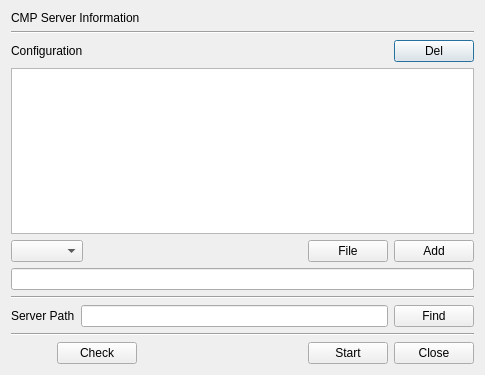
<?xml version="1.0" encoding="UTF-8"?>
<ui version="4.0">
 <class>CMPSrvDlg</class>
 <widget class="QDialog" name="CMPSrvDlg">
  <property name="geometry">
   <rect>
    <x>0</x>
    <y>0</y>
    <width>485</width>
    <height>375</height>
   </rect>
  </property>
  <property name="windowTitle">
   <string>CMP Server Windows</string>
  </property>
  <layout class="QVBoxLayout" name="verticalLayout">
   <item>
    <widget class="QLabel" name="label">
     <property name="text">
      <string>CMP Server Information</string>
     </property>
    </widget>
   </item>
   <item>
    <widget class="Line" name="line">
     <property name="orientation">
      <enum>Qt::Horizontal</enum>
     </property>
    </widget>
   </item>
   <item>
    <layout class="QGridLayout" name="gridLayout">
     <item row="0" column="2">
      <widget class="QPushButton" name="mDelBtn">
       <property name="text">
        <string>Del</string>
       </property>
      </widget>
     </item>
     <item row="0" column="0">
      <widget class="QLabel" name="label_2">
       <property name="text">
        <string>Configuration</string>
       </property>
      </widget>
     </item>
     <item row="0" column="1">
      <spacer name="horizontalSpacer_3">
       <property name="orientation">
        <enum>Qt::Horizontal</enum>
       </property>
       <property name="sizeHint" stdset="0">
        <size>
         <width>40</width>
         <height>20</height>
        </size>
       </property>
      </spacer>
     </item>
    </layout>
   </item>
   <item>
    <widget class="QTableWidget" name="mConfigTable">
     <property name="contextMenuPolicy">
      <enum>Qt::CustomContextMenu</enum>
     </property>
    </widget>
   </item>
   <item>
    <layout class="QGridLayout" name="gridLayout_2">
     <property name="topMargin">
      <number>0</number>
     </property>
     <item row="0" column="0">
      <widget class="QComboBox" name="mNameCombo"/>
     </item>
     <item row="0" column="1">
      <spacer name="horizontalSpacer_2">
       <property name="orientation">
        <enum>Qt::Horizontal</enum>
       </property>
       <property name="sizeHint" stdset="0">
        <size>
         <width>40</width>
         <height>20</height>
        </size>
       </property>
      </spacer>
     </item>
     <item row="0" column="3">
      <widget class="QPushButton" name="mAddBtn">
       <property name="text">
        <string>Add</string>
       </property>
      </widget>
     </item>
     <item row="0" column="2">
      <widget class="QPushButton" name="mFileFindBtn">
       <property name="text">
        <string>File</string>
       </property>
      </widget>
     </item>
    </layout>
   </item>
   <item>
    <widget class="QLineEdit" name="mValueText"/>
   </item>
   <item>
    <widget class="Line" name="line_3">
     <property name="orientation">
      <enum>Qt::Horizontal</enum>
     </property>
    </widget>
   </item>
   <item>
    <layout class="QGridLayout" name="gridLayout_4">
     <property name="topMargin">
      <number>0</number>
     </property>
     <item row="0" column="1">
      <widget class="QLineEdit" name="mServerPathText"/>
     </item>
     <item row="0" column="0">
      <widget class="QLabel" name="label_3">
       <property name="text">
        <string>Server Path</string>
       </property>
      </widget>
     </item>
     <item row="0" column="2">
      <widget class="QPushButton" name="mFindBtn">
       <property name="text">
        <string>Find</string>
       </property>
      </widget>
     </item>
    </layout>
   </item>
   <item>
    <widget class="Line" name="line_2">
     <property name="orientation">
      <enum>Qt::Horizontal</enum>
     </property>
    </widget>
   </item>
   <item>
    <layout class="QGridLayout" name="gridLayout_3">
     <property name="topMargin">
      <number>0</number>
     </property>
     <item row="0" column="4">
      <widget class="QPushButton" name="mCloseBtn">
       <property name="text">
        <string>Close</string>
       </property>
      </widget>
     </item>
     <item row="0" column="1">
      <widget class="QPushButton" name="mCheckBtn">
       <property name="text">
        <string>Check</string>
       </property>
      </widget>
     </item>
     <item row="0" column="3">
      <widget class="QPushButton" name="mStartBtn">
       <property name="text">
        <string>Start</string>
       </property>
      </widget>
     </item>
     <item row="0" column="2">
      <spacer name="horizontalSpacer">
       <property name="orientation">
        <enum>Qt::Horizontal</enum>
       </property>
       <property name="sizeHint" stdset="0">
        <size>
         <width>40</width>
         <height>20</height>
        </size>
       </property>
      </spacer>
     </item>
     <item row="0" column="0">
      <widget class="QPushButton" name="mOnBtn">
       <property name="text">
        <string/>
       </property>
       <property name="icon">
        <iconset resource="certman.qrc">
         <normaloff>:/images/on.png</normaloff>:/images/on.png</iconset>
       </property>
       <property name="flat">
        <bool>true</bool>
       </property>
      </widget>
     </item>
    </layout>
   </item>
  </layout>
 </widget>
 <resources>
  <include location="certman.qrc"/>
 </resources>
 <connections/>
</ui>
